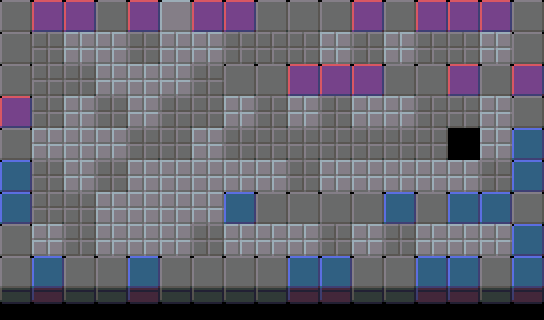

Below is a game level as drawn by its tile map, then a one-line description and the .tmx that defines it (tile-layer data replaced by summaries):
An orthogonal 17x10 tile map with 32x32 px tiles, 4 tile layers (Bricks, Background, firstFloor, secondFloor), 2 tilesets and 14 objects (6x Doors, 4x Creepspawn, 2x Key, Exit, MonsterSpawn).

<map version="1.0" orientation="orthogonal" width="17" height="10" tilewidth="32" tileheight="32">
 <tileset firstgid="1" name="tiles" tilewidth="32" tileheight="32">
  <image source="../images/tiles.png" width="480" height="1024" />
 </tileset>
 <tileset firstgid="481" name="objects" tilewidth="32" tileheight="32">
  <image source="../images/objects.png" width="256" height="256" />
 </tileset>
 <layer name="Bricks" width="17" height="10" opacity="0.97">
  <properties>
   <property name="tileset" value="tiles" />
  </properties>
  <data>[170 cells, 50 non-empty, 3 distinct tile ids]</data>
 </layer>
 <layer name="Background" width="17" height="10">
  <properties>
   <property name="tileset" value="tiles" />
  </properties>
  <data>[170 cells, 17 non-empty, 2 distinct tile ids]</data>
 </layer>
 <layer name="firstFloor" width="17" height="10">
  <properties>
   <property name="tileset" value="tiles" />
  </properties>
  <data>[170 cells, 86 non-empty, 2 distinct tile ids]</data>
 </layer>
 <layer name="secondFloor" width="17" height="10">
  <properties>
   <property name="tileset" value="tiles" />
  </properties>
  <data>[170 cells, 66 non-empty, 4 distinct tile ids]</data>
 </layer>
 <objectgroup name="Objects" width="17" height="10">
  <object type="Exit" gid="11" x="448" y="176" />
  <object type="Creepspawn" gid="481" x="160" y="256" />
  <object type="MonsterSpawn" gid="483" x="32" y="160" />
  <object type="Creepspawn" gid="481" x="160" y="96" />
  <object type="Creepspawn" gid="481" x="192" y="160" />
  <object type="Creepspawn" gid="481" x="192" y="192" />
  <object type="Key" gid="482" x="480" y="256">
   <properties>
    <property name="id" value="11" />
   </properties>
  </object>
  <object type="Key" gid="482" x="480" y="64">
   <properties>
    <property name="id" value="12" />
   </properties>
  </object>
  <object type="Doors" gid="484" x="352" y="128">
   <properties>
    <property name="id" value="11" />
   </properties>
  </object>
  <object type="Doors" gid="484" x="384" y="128">
   <properties>
    <property name="id" value="12" />
   </properties>
  </object>
  <object type="Doors" gid="484" x="352" y="160">
   <properties>
    <property name="id" value="12" />
   </properties>
  </object>
  <object type="Doors" gid="484" x="384" y="160">
   <properties>
    <property name="id" value="11" />
   </properties>
  </object>
  <object type="Doors" gid="484" x="384" y="192">
   <properties>
    <property name="id" value="12" />
   </properties>
  </object>
  <object type="Doors" gid="484" x="352" y="192">
   <properties>
    <property name="id" value="11" />
   </properties>
  </object>
 </objectgroup>
</map>
